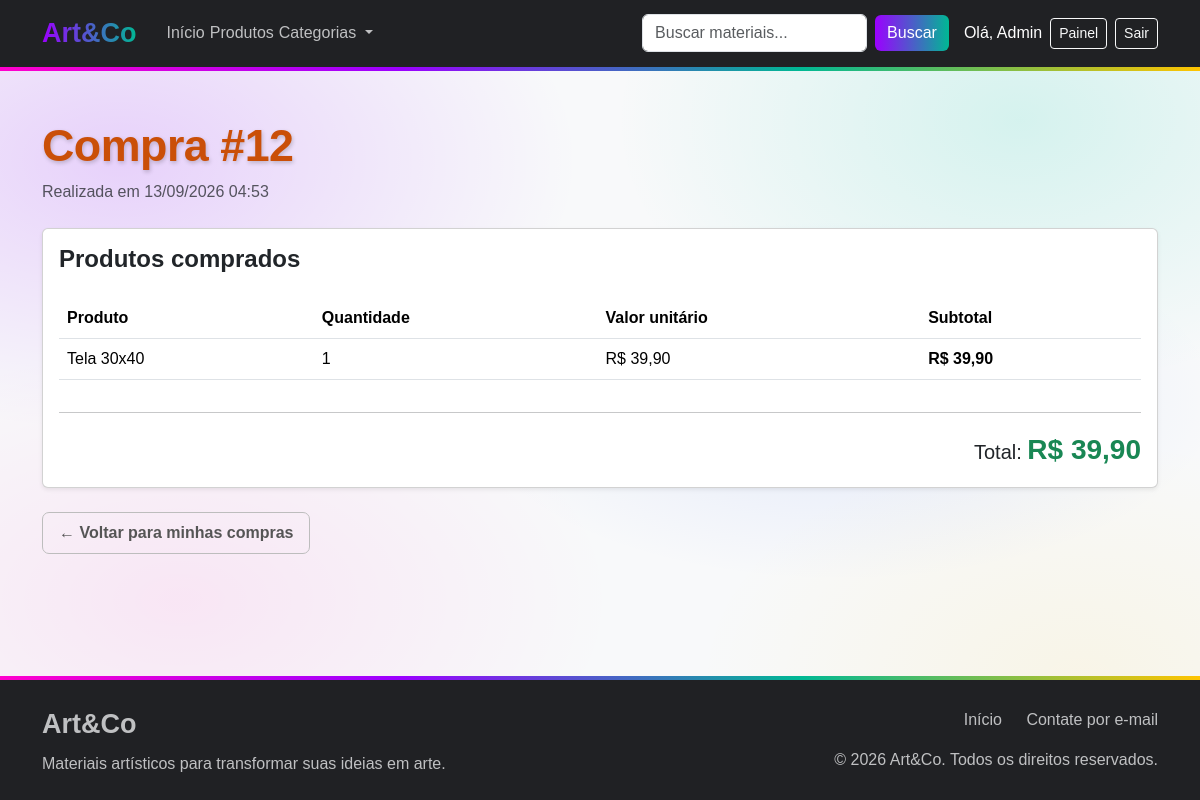
/venda.php?id=12 (signed in), run on the app's committed database.
### tables this page shows
CREATE TABLE `vendas` (
  `id` int(11) NOT NULL,
  `usuario_id` int(11) NOT NULL,
  `data_venda` datetime NOT NULL DEFAULT current_timestamp(),
  `total` decimal(10,2) NOT NULL DEFAULT 0.00
);

CREATE TABLE `itens_venda` (
  `id` int(11) NOT NULL,
  `venda_id` int(11) NOT NULL,
  `produto_id` int(11) NOT NULL,
  `quantidade` int(11) NOT NULL,
  `valor_unitario` decimal(10,2) NOT NULL
);

CREATE TABLE `produtos` (
  `id` int(11) NOT NULL,
  `nome` varchar(150) NOT NULL,
  `descricao` text DEFAULT NULL,
  `preco` decimal(10,2) NOT NULL DEFAULT 0.00,
  `estoque` int(11) NOT NULL DEFAULT 0,
  `categoria_id` int(11) NOT NULL,
  `ativo` tinyint(1) NOT NULL DEFAULT 1
);

### venda.php (the view, shortened to what this page needs)
<?php
require_once "config.php";
$usuarioId = $_SESSION["usuario_id"];
$vendaId = $_GET["id"] ?? null;
$venda = null;
$itens = [];
if ($vendaId !== null) {
    try {
        $sql = "SELECT
                    v.id,
                    v.data_venda,
                    v.total
                FROM vendas v
                WHERE v.id = ?
                AND v.usuario_id = ?";
        $stmt = $pdo->prepare($sql);
        $stmt->execute([
            $vendaId,
            $usuarioId
        ]);
        $venda = $stmt->fetch();
        if ($venda) {
            $sqlItens = "SELECT
                            iv.quantidade,
                            iv.valor_unitario,
                            p.nome AS produto
                         FROM itens_venda iv
                         INNER JOIN produtos p
                            ON p.id = iv.produto_id
                         WHERE iv.venda_id = ?";
            $stmtItens = $pdo->prepare($sqlItens);
            $stmtItens->execute([$vendaId]);
            $itens = $stmtItens->fetchAll();
        }
    } catch (PDOException $e) {
        $venda = null;
        $itens = [];
    }
}
?>
<!DOCTYPE html>
<html lang="pt-BR">
<head>
    <link
        href="https://cdn.jsdelivr.net/npm/bootstrap@5.3.8/dist/css/bootstrap.min.css"
        rel="stylesheet"
    >
    <link
        rel="stylesheet"
        href="src/css/style.css"
    >
</head>
<body>
<?php
require_once "componentes/navbar.php";
?>
<main class="container py-5">
    <?php if ($venda): ?>
        <div class="mb-4">
            <h1 class="titulo-pagina">
                Compra #<?= $venda["id"] ?>
            </h1>
            <p class="text-muted">
                Realizada em
                <?= date(
                    "d/m/Y H:i",
                    strtotime($venda["data_venda"])
                ) ?>
            </p>
        </div>
        <div class="card shadow-sm">
            <div class="card-body">
                <h4 class="fw-bold mb-4">
                    Produtos comprados
                </h4>
                <div class="table-responsive">
                    <table class="table align-middle">
                        <thead>
                            <tr>
                                <th>Produto</th>
                                <th>Quantidade</th>
                                <th>Valor unitário</th>
                                <th>Subtotal</th>
                            </tr>
                        </thead>
                        <tbody>
                            <?php foreach ($itens as $item): ?>
                                <tr>
                                    <td>
                                        <?= htmlspecialchars($item["produto"]) ?>
                                    </td>
                                    <td>
                                        <?= $item["quantidade"] ?>
                                    </td>
                                    <td>
                                        R$
                                        <?= number_format(
                                            $item["valor_unitario"],
                                            2,
                                            ",",
                                            "."
                                        ) ?>
                                    </td>
                                    <td class="fw-bold">
                                        R$
                                        <?= number_format(
                                            $item["quantidade"] * $item["valor_unitario"],
                                            2,
                                            ",",
                                            "."
                                        ) ?>
                                    </td>
                                </tr>
                            <?php endforeach; ?>
                        </tbody>
                    </table>
                </div>
                <hr>
                <div class="text-end">
                    <span class="fs-5">
                        Total:
                    </span>
                    <strong class="fs-3 text-success">
                        R$
                        <?= number_format(
                            $venda["total"],
                            2,
                            ",",
                            "."
                        ) ?>
                    </strong>
                </div>
            </div>
        </div>
        <div class="mt-4">
            <a
                href="finalizar.php"
                class="btn btn-voltar"
            >
                ← Voltar para minhas compras
            </a>
        </div>
    <?php endif; ?>
</main>
<?php
require_once "componentes/footer.php";
?>
</body>
</html>

### src/css/style.css (style rules this page uses)
:root { --artco-fundo: #f8f9fa; --artco-roxo: #8f00ff; --artco-verde: #00c9a7; --artco-azul: #265eff; --artco-rosa: #ff00b4; --artco-amarelo: #ffc107; --artco-titulo: #ca4f08; --artco-subtitulo: #6f7785; }
.titulo-pagina { color: var(--artco-titulo); font-size: 2.8rem; font-weight: 800; letter-spacing: -0.5px; margin-bottom: 8px; text-shadow: 1px 2px 4px rgba(0, 0, 0, 0.20); }
main { flex: 1; }
.btn-voltar { background-color: transparent; border: 1px solid #bdbdbd; color: #555; font-weight: 600; padding: 8px 16px; border-radius: 7px; transition: all 0.2s ease; }

### data on the page
vendas: id "12", data_venda "13/09/2026 04:53", total "39,90"
itens_venda: produto.nome "Tela 30x40", quantidade "1", valor_unitario "39,90", $item["quantidade"] * $item["valor_unitario"] "39,90"

### other printed values
$nomeUsuario "Admin"
